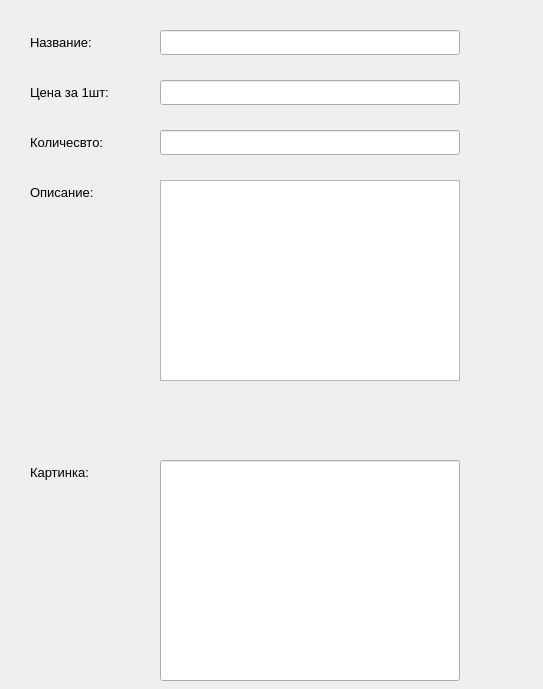
<?xml version="1.0" encoding="UTF-8"?>
<ui version="4.0">
 <class>Form</class>
 <widget class="QWidget" name="Form">
  <property name="geometry">
   <rect>
    <x>0</x>
    <y>0</y>
    <width>543</width>
    <height>689</height>
   </rect>
  </property>
  <property name="windowTitle">
   <string>Form</string>
  </property>
  <widget class="QLineEdit" name="lineEdit">
   <property name="geometry">
    <rect>
     <x>160</x>
     <y>30</y>
     <width>300</width>
     <height>25</height>
    </rect>
   </property>
  </widget>
  <widget class="QLineEdit" name="lineEdit_3">
   <property name="geometry">
    <rect>
     <x>160</x>
     <y>130</y>
     <width>300</width>
     <height>25</height>
    </rect>
   </property>
  </widget>
  <widget class="QTextEdit" name="textEdit">
   <property name="geometry">
    <rect>
     <x>160</x>
     <y>180</y>
     <width>300</width>
     <height>201</height>
    </rect>
   </property>
  </widget>
  <widget class="QLabel" name="label">
   <property name="geometry">
    <rect>
     <x>30</x>
     <y>30</y>
     <width>110</width>
     <height>25</height>
    </rect>
   </property>
   <property name="font">
    <font>
     <pointsize>10</pointsize>
    </font>
   </property>
   <property name="text">
    <string>Название:</string>
   </property>
  </widget>
  <widget class="QLineEdit" name="lineEdit_4">
   <property name="geometry">
    <rect>
     <x>160</x>
     <y>460</y>
     <width>300</width>
     <height>221</height>
    </rect>
   </property>
  </widget>
  <widget class="QLabel" name="label_4">
   <property name="geometry">
    <rect>
     <x>30</x>
     <y>180</y>
     <width>110</width>
     <height>25</height>
    </rect>
   </property>
   <property name="font">
    <font>
     <pointsize>10</pointsize>
    </font>
   </property>
   <property name="text">
    <string>Описание:</string>
   </property>
  </widget>
  <widget class="QLabel" name="label_5">
   <property name="geometry">
    <rect>
     <x>30</x>
     <y>460</y>
     <width>110</width>
     <height>25</height>
    </rect>
   </property>
   <property name="font">
    <font>
     <pointsize>10</pointsize>
    </font>
   </property>
   <property name="text">
    <string>Картинка:</string>
   </property>
  </widget>
  <widget class="QLabel" name="label_3">
   <property name="geometry">
    <rect>
     <x>30</x>
     <y>130</y>
     <width>110</width>
     <height>25</height>
    </rect>
   </property>
   <property name="font">
    <font>
     <pointsize>10</pointsize>
    </font>
   </property>
   <property name="text">
    <string>Количесвто:</string>
   </property>
  </widget>
  <widget class="QLabel" name="label_2">
   <property name="geometry">
    <rect>
     <x>30</x>
     <y>80</y>
     <width>110</width>
     <height>25</height>
    </rect>
   </property>
   <property name="font">
    <font>
     <pointsize>10</pointsize>
    </font>
   </property>
   <property name="text">
    <string>Цена за 1шт:</string>
   </property>
  </widget>
  <widget class="QLineEdit" name="lineEdit_2">
   <property name="geometry">
    <rect>
     <x>160</x>
     <y>80</y>
     <width>300</width>
     <height>25</height>
    </rect>
   </property>
  </widget>
 </widget>
 <resources/>
 <connections/>
</ui>
